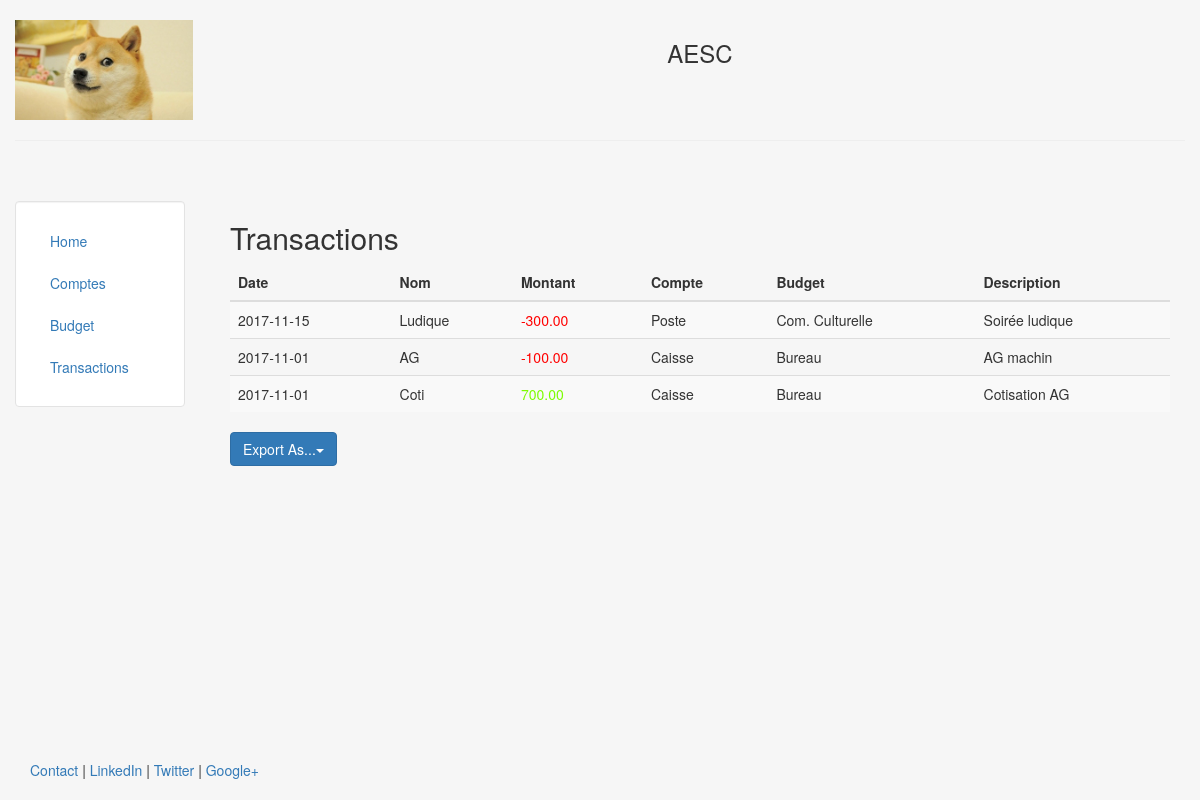
Page /transactions on the earlier database version.
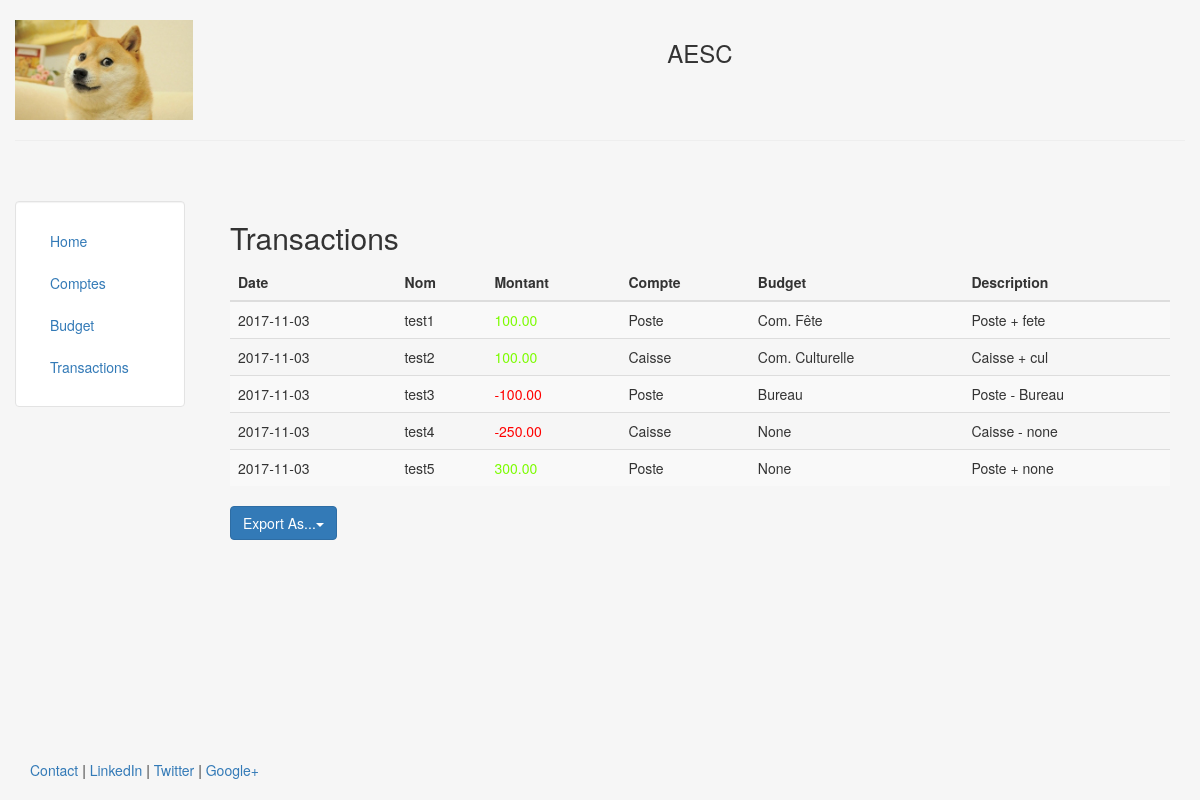
Same page on the later database version.
### compta/models.py (models this page shows, shortened)
class Transaction(models.Model):
    nom = models.CharField(max_length=140)
    somme = models.DecimalField(max_digits=11, decimal_places=2)
    compte = models.ForeignKey(Compte, on_delete=models.CASCADE)
    budget = models.ForeignKey(Budget, on_delete=models.CASCADE, blank=True, null=True)
    date = models.DateField()
    date_traitement = models.DateField(default=datetime.now)
    description = models.TextField()

class Compte(models.Model):
    nom = models.CharField(max_length = 140)
    somme_depart = models.DecimalField( max_digits=11, decimal_places=2)
    somme_actuelle = models.DecimalField(max_digits=11, decimal_places=2)
    def __str__(self):
        return self.nom

class Budget(models.Model):
    nom = models.CharField(max_length = 140)
    somme_depart = models.DecimalField(max_digits=11, decimal_places=2)
    somme_actuelle = models.DecimalField(max_digits=11, decimal_places=2)
    def __str__(self):
        return self.nom

### templates/compta/transaction.html
{% extends "compta/header.html" %}
{% block content %}
    <h2 xmlns="http://www.w3.org/1999/html">Transactions</h2>
        <table class="table table-striped">
            <thead>
              <tr>
                <th>Date</th>
                <th>Nom</th>
                <th>Montant</th>
                <th>Compte</th>
                <th>Budget</th>
                <th>Description</th>
              </tr>
            </thead>
            <tbody>
                {% for c in object_list %}
                    <tr>
                        <td>{{ c.date|date:"Y-m-d" }}</td>
                        <td>{{ c.nom }}</td>
                        <td>
                            {% if  c.somme > 0 %}
                                <font color="lawngreen">{{c.somme}}</font>
                            {% else %}
                                <font color="red">{{c.somme}}</font>
                            {% endif %}
                        </td>
                        <td>{{ c.compte }}</td>
                        <td>{{ c.budget }}</td>
                        <td>{{ c.description }}</td>
                    </tr>
                {% endfor %}
            </tbody>
        </table>
    {% include 'compta/includes/export_snippet.html' %}
{% endblock %}

Differences in the rows shown:
removed Transaction: date "2017-11-15", nom "Ludique", somme "-300.00", compte "Poste", budget "Com. Culturelle", description "Soirée ludique"
removed Transaction: date "2017-11-01", nom "AG", somme "-100.00", compte "Caisse", budget "Bureau", description "AG machin"
removed Transaction: date "2017-11-01", nom "Coti", somme "700.00", compte "Caisse", budget "Bureau", description "Cotisation AG"
added Transaction: date "2017-11-03", nom "test1", somme "100.00", compte "Poste", budget "Com. Fête", description "Poste + fete"
added Transaction: date "2017-11-03", nom "test2", somme "100.00", compte "Caisse", budget "Com. Culturelle", description "Caisse + cul"
added Transaction: date "2017-11-03", nom "test3", somme "-100.00", compte "Poste", budget "Bureau", description "Poste - Bureau"
added Transaction: date "2017-11-03", nom "test4", somme "-250.00", compte "Caisse", budget "None", description "Caisse - none"
added Transaction: date "2017-11-03", nom "test5", somme "300.00", compte "Poste", budget "None", description "Poste + none"
